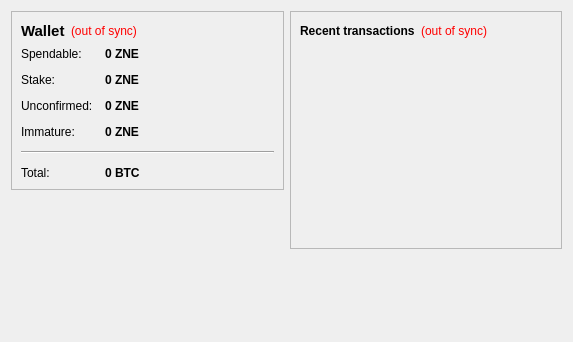
<?xml version="1.0" encoding="UTF-8"?>
<ui version="4.0">
 <class>OverviewPage</class>
 <widget class="QWidget" name="OverviewPage">
  <property name="geometry">
   <rect>
    <x>0</x>
    <y>0</y>
    <width>573</width>
    <height>342</height>
   </rect>
  </property>
  <property name="windowTitle">
   <string>Form</string>
  </property>
  <layout class="QHBoxLayout" name="horizontalLayout" stretch="1,1">
   <item>
    <layout class="QVBoxLayout" name="verticalLayout_2">
     <item>
      <widget class="QFrame" name="frame">
       <property name="frameShape">
        <enum>QFrame::StyledPanel</enum>
       </property>
       <property name="frameShadow">
        <enum>QFrame::Raised</enum>
       </property>
       <layout class="QVBoxLayout" name="verticalLayout_4">
        <item>
         <layout class="QHBoxLayout" name="horizontalLayout_4">
          <item>
           <widget class="QLabel" name="label_5">
            <property name="font">
             <font>
              <pointsize>11</pointsize>
              <weight>75</weight>
              <bold>true</bold>
             </font>
            </property>
            <property name="text">
             <string>Wallet</string>
            </property>
           </widget>
          </item>
          <item>
           <widget class="QLabel" name="labelWalletStatus">
            <property name="toolTip">
             <string>The displayed information may be out of date. Your wallet automatically synchronizes with the Zonecoin network after a connection is established, but this process has not completed yet.</string>
            </property>
            <property name="styleSheet">
             <string notr="true">QLabel { color: red; }</string>
            </property>
            <property name="text">
             <string notr="true">(out of sync)</string>
            </property>
            <property name="alignment">
             <set>Qt::AlignLeading|Qt::AlignLeft|Qt::AlignVCenter</set>
            </property>
           </widget>
          </item>
          <item>
           <spacer name="horizontalSpacer_2">
            <property name="orientation">
             <enum>Qt::Horizontal</enum>
            </property>
            <property name="sizeHint" stdset="0">
             <size>
              <width>40</width>
              <height>20</height>
             </size>
            </property>
           </spacer>
          </item>
         </layout>
        </item>
        <item>
         <layout class="QFormLayout" name="formLayout_2">
          <property name="fieldGrowthPolicy">
           <enum>QFormLayout::AllNonFixedFieldsGrow</enum>
          </property>
          <property name="horizontalSpacing">
           <number>12</number>
          </property>
          <property name="verticalSpacing">
           <number>12</number>
          </property>
          <item row="0" column="0">
           <widget class="QLabel" name="label">
            <property name="text">
             <string>Spendable:</string>
            </property>
           </widget>
          </item>
          <item row="0" column="1">
           <widget class="QLabel" name="labelBalance">
            <property name="font">
             <font>
              <weight>75</weight>
              <bold>true</bold>
             </font>
            </property>
            <property name="cursor">
             <cursorShape>IBeamCursor</cursorShape>
            </property>
            <property name="toolTip">
             <string>Your current spendable balance</string>
            </property>
            <property name="text">
             <string notr="true">0 ZNE</string>
            </property>
            <property name="textInteractionFlags">
             <set>Qt::LinksAccessibleByMouse|Qt::TextSelectableByKeyboard|Qt::TextSelectableByMouse</set>
            </property>
           </widget>
          </item>
          <item row="1" column="0">
           <widget class="QLabel" name="label_6">
            <property name="text">
             <string>Stake:</string>
            </property>
           </widget>
          </item>
          <item row="1" column="1">
           <widget class="QLabel" name="labelStake">
            <property name="font">
             <font>
              <weight>75</weight>
              <bold>true</bold>
             </font>
            </property>
            <property name="cursor">
             <cursorShape>IBeamCursor</cursorShape>
            </property>
            <property name="toolTip">
             <string>Total of coins that was staked, and do not yet count toward the current balance</string>
            </property>
            <property name="text">
             <string notr="true">0 ZNE</string>
            </property>
            <property name="textInteractionFlags">
             <set>Qt::LinksAccessibleByMouse|Qt::TextSelectableByKeyboard|Qt::TextSelectableByMouse</set>
            </property>
           </widget>
          </item>
          <item row="2" column="0">
           <widget class="QLabel" name="label_3">
            <property name="text">
             <string>Unconfirmed:</string>
            </property>
           </widget>
          </item>
          <item row="2" column="1">
           <widget class="QLabel" name="labelUnconfirmed">
            <property name="font">
             <font>
              <weight>75</weight>
              <bold>true</bold>
             </font>
            </property>
            <property name="cursor">
             <cursorShape>IBeamCursor</cursorShape>
            </property>
            <property name="toolTip">
             <string>Total of transactions that have yet to be confirmed, and do not yet count toward the current balance</string>
            </property>
            <property name="text">
             <string notr="true">0 ZNE</string>
            </property>
            <property name="textInteractionFlags">
             <set>Qt::LinksAccessibleByMouse|Qt::TextSelectableByKeyboard|Qt::TextSelectableByMouse</set>
            </property>
           </widget>
          </item>
          <item row="3" column="0">
           <widget class="QLabel" name="labelImmatureText">
            <property name="text">
             <string>Immature:</string>
            </property>
           </widget>
          </item>
          <item row="3" column="1">
           <widget class="QLabel" name="labelImmature">
            <property name="font">
             <font>
              <weight>75</weight>
              <bold>true</bold>
             </font>
            </property>
            <property name="toolTip">
             <string>Mined balance that has not yet matured</string>
            </property>
            <property name="text">
             <string notr="true">0 ZNE</string>
            </property>
            <property name="textInteractionFlags">
             <set>Qt::LinksAccessibleByMouse|Qt::TextSelectableByKeyboard|Qt::TextSelectableByMouse</set>
            </property>
           </widget>
          </item>
          <item row="4" column="0" colspan="2">
           <widget class="Line" name="line">
            <property name="orientation">
             <enum>Qt::Horizontal</enum>
            </property>
           </widget>
          </item>
          <item row="5" column="0">
           <widget class="QLabel" name="labelTotalText">
            <property name="text">
             <string>Total:</string>
            </property>
           </widget>
          </item>
          <item row="5" column="1">
           <widget class="QLabel" name="labelTotal">
            <property name="font">
             <font>
              <weight>75</weight>
              <bold>true</bold>
             </font>
            </property>
            <property name="cursor">
             <cursorShape>IBeamCursor</cursorShape>
            </property>
            <property name="toolTip">
             <string>Your current total balance</string>
            </property>
            <property name="text">
             <string notr="true">0 BTC</string>
            </property>
            <property name="textInteractionFlags">
             <set>Qt::LinksAccessibleByMouse|Qt::TextSelectableByKeyboard|Qt::TextSelectableByMouse</set>
            </property>
           </widget>
          </item>
         </layout>
        </item>
       </layout>
      </widget>
     </item>
     <item>
      <spacer name="verticalSpacer">
       <property name="orientation">
        <enum>Qt::Vertical</enum>
       </property>
       <property name="sizeHint" stdset="0">
        <size>
         <width>20</width>
         <height>40</height>
        </size>
       </property>
      </spacer>
     </item>
    </layout>
   </item>
   <item>
    <layout class="QVBoxLayout" name="verticalLayout_3">
     <item>
      <widget class="QFrame" name="frame_2">
       <property name="frameShape">
        <enum>QFrame::StyledPanel</enum>
       </property>
       <property name="frameShadow">
        <enum>QFrame::Raised</enum>
       </property>
       <layout class="QVBoxLayout" name="verticalLayout">
        <item>
         <layout class="QHBoxLayout" name="horizontalLayout_2">
          <item>
           <widget class="QLabel" name="label_4">
            <property name="text">
             <string>&lt;b&gt;Recent transactions&lt;/b&gt;</string>
            </property>
           </widget>
          </item>
          <item>
           <widget class="QLabel" name="labelTransactionsStatus">
            <property name="toolTip">
             <string>The displayed information may be out of date. Your wallet automatically synchronizes with the Zonecoin network after a connection is established, but this process has not completed yet.</string>
            </property>
            <property name="styleSheet">
             <string notr="true">QLabel { color: red; }</string>
            </property>
            <property name="text">
             <string notr="true">(out of sync)</string>
            </property>
            <property name="alignment">
             <set>Qt::AlignRight|Qt::AlignTrailing|Qt::AlignVCenter</set>
            </property>
           </widget>
          </item>
          <item>
           <spacer name="horizontalSpacer">
            <property name="orientation">
             <enum>Qt::Horizontal</enum>
            </property>
            <property name="sizeHint" stdset="0">
             <size>
              <width>40</width>
              <height>20</height>
             </size>
            </property>
           </spacer>
          </item>
         </layout>
        </item>
        <item>
         <widget class="QListView" name="listTransactions">
          <property name="styleSheet">
           <string notr="true">QListView { background: transparent; }</string>
          </property>
          <property name="frameShape">
           <enum>QFrame::NoFrame</enum>
          </property>
          <property name="verticalScrollBarPolicy">
           <enum>Qt::ScrollBarAlwaysOff</enum>
          </property>
          <property name="horizontalScrollBarPolicy">
           <enum>Qt::ScrollBarAlwaysOff</enum>
          </property>
          <property name="selectionMode">
           <enum>QAbstractItemView::NoSelection</enum>
          </property>
         </widget>
        </item>
       </layout>
      </widget>
     </item>
     <item>
      <spacer name="verticalSpacer_2">
       <property name="orientation">
        <enum>Qt::Vertical</enum>
       </property>
       <property name="sizeHint" stdset="0">
        <size>
         <width>20</width>
         <height>40</height>
        </size>
       </property>
      </spacer>
     </item>
    </layout>
   </item>
  </layout>
 </widget>
 <resources/>
 <connections/>
</ui>
